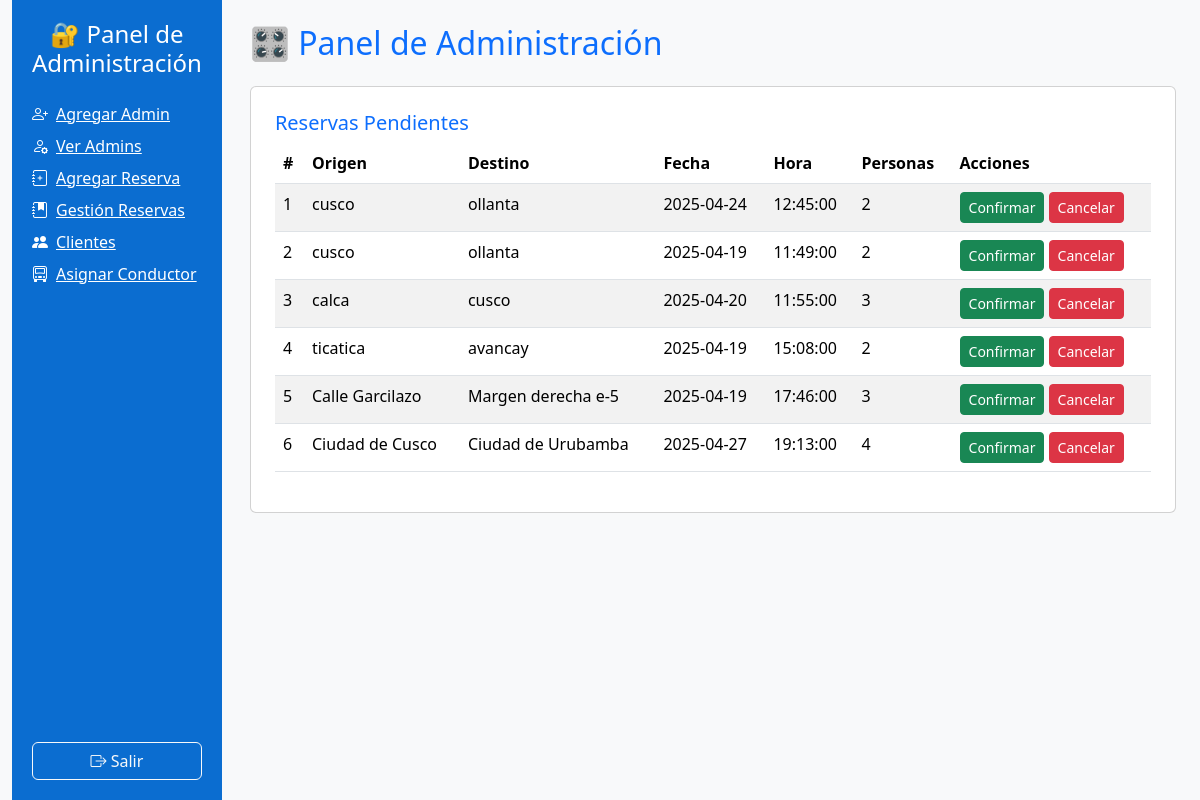
/admin/panel_admin.php (signed in), run on the app's committed database.
### tables this page shows
CREATE TABLE `reservas` (
  `id_reserva` int(11) NOT NULL,
  `id_cliente` int(11) DEFAULT NULL,
  `origen` varchar(255) NOT NULL,
  `destino` varchar(255) NOT NULL,
  `fecha_reserva` date NOT NULL,
  `hora_reserva` time NOT NULL,
  `numero_personas` int(11) DEFAULT 1,
  `comentarios` text DEFAULT NULL,
  `estado` enum('Pendiente','Confirmada','Cancelada') DEFAULT 'Pendiente',
  `fecha_creacion` datetime DEFAULT current_timestamp()
);

### admin/panel_admin.php (the view, shortened to what this page needs)
<?php
require_once '../includes/db_connection.php';
$reservas = [];
try {
    $sql = "SELECT * FROM reservas WHERE estado = 'pendiente'";
    $stmt = $pdo->query($sql);
    if ($stmt->rowCount() > 0) {
        while ($fila = $stmt->fetch(PDO::FETCH_ASSOC)) {
            $reservas[] = $fila;
        }
    }
} catch (PDOException $e) {
    die("Error al realizar la consulta: " . $e->getMessage());
}
?>
<!DOCTYPE html>
<html lang="es">
<head>
    <link href="https://cdn.jsdelivr.net/npm/bootstrap@5.3.3/dist/css/bootstrap.min.css" rel="stylesheet">
    <link href="https://cdn.jsdelivr.net/npm/bootstrap-icons@1.10.5/font/bootstrap-icons.css" rel="stylesheet">
</head>
<body class="bg-light">
    <div class="container-fluid d-flex">
        <div class="d-flex flex-column" style="background-color:rgb(11, 109, 208); color: white; padding: 20px; width: 250px; height: 100vh;">
            <h4 class="text-center mb-4">🔐 Panel de Administración</h4>
            <a href="insertar_admin.php" class="text-white mb-2"><i class="bi bi-person-plus me-2"></i>Agregar Admin</a>
            <a href="gestion_admins.php" class="text-white mb-2"><i class="bi bi-person-gear me-2"></i>Ver Admins</a>
            <a href="agregar_reserva.php" class="text-white mb-2"><i class="bi bi-journal-plus me-2"></i>Agregar Reserva</a>
            <a href="gestion_reservas.php" class="text-white mb-2"><i class="bi bi-journal-bookmark-fill me-2"></i>Gestión Reservas</a>
            <a href="gestion_clientes.php" class="text-white mb-2"><i class="bi bi-people-fill me-2"></i>Clientes</a>
            <a href="asignar_conductor.php" class="text-white mb-2"><i class="bi bi-truck-front me-2"></i>Asignar Conductor</a>
            <div class="mt-auto">
                <a href="logout.php" class="btn btn-outline-light w-100"><i class="bi bi-box-arrow-right"></i> Salir</a>
            </div>
        </div>
        <div class="container-fluid ms-3">
            <div class="row">
                <div class="col-12">
                    <h2 class="mt-4 mb-4 text-primary">🎛️ Panel de Administración</h2>
                    <div class="card p-4">
                        <h5 class="text-primary">Reservas Pendientes</h5>
                        <table class="table table-striped">
                            <thead>
                                <tr>
                                    <th>#</th>
                                    <th>Origen</th>
                                    <th>Destino</th>
                                    <th>Fecha</th>
                                    <th>Hora</th>
                                    <th>Personas</th>
                                    <th>Acciones</th>
                                </tr>
                            </thead>
                            <tbody>
                                <?php if (count($reservas) > 0): ?>
                                    <?php foreach ($reservas as $index => $reserva): ?>
                                        <tr>
                                            <td><?php echo $index + 1; ?></td>
                                            <td><?php echo htmlspecialchars($reserva['origen']); ?></td>
                                            <td><?php echo htmlspecialchars($reserva['destino']); ?></td>
                                            <td><?php echo htmlspecialchars($reserva['fecha_reserva']); ?></td>
                                            <td><?php echo htmlspecialchars($reserva['hora_reserva']); ?></td>
                                            <td><?php echo htmlspecialchars($reserva['numero_personas']); ?></td>
                                            <td>
                                                <a href="confirmar_reserva.php?id=<?php echo $reserva['id_reserva']; ?>" class="btn btn-success btn-sm">Confirmar</a>
                                                <a href="cancelar_reserva.php?id=<?php echo $reserva['id_reserva']; ?>" class="btn btn-danger btn-sm">Cancelar</a>
                                            </td>
                                        </tr>
                                    <?php endforeach; ?>
                                <?php else: ?>
                                    <tr><td colspan="7" class="text-center">No hay reservas pendientes.</td></tr>
                                <?php endif; ?>
                            </tbody>
                        </table>
                    </div>
                </div>
            </div>
        </div>
    </div>
</body>
</html>

### data on the page
reservas: origen "cusco", destino "ollanta", fecha_reserva "2025-04-24", hora_reserva "12:45:00", numero_personas "2"
reservas: origen "cusco", destino "ollanta", fecha_reserva "2025-04-19", hora_reserva "11:49:00", numero_personas "2"
reservas: origen "calca", destino "cusco", fecha_reserva "2025-04-20", hora_reserva "11:55:00", numero_personas "3"
reservas: origen "ticatica", destino "avancay", fecha_reserva "2025-04-19", hora_reserva "15:08:00", numero_personas "2"
reservas: origen "Calle Garcilazo", destino "Margen derecha e-5", fecha_reserva "2025-04-19", hora_reserva "17:46:00", numero_personas "3"
reservas: origen "Ciudad de Cusco", destino "Ciudad de Urubamba", fecha_reserva "2025-04-27", hora_reserva "19:13:00", numero_personas "4"
